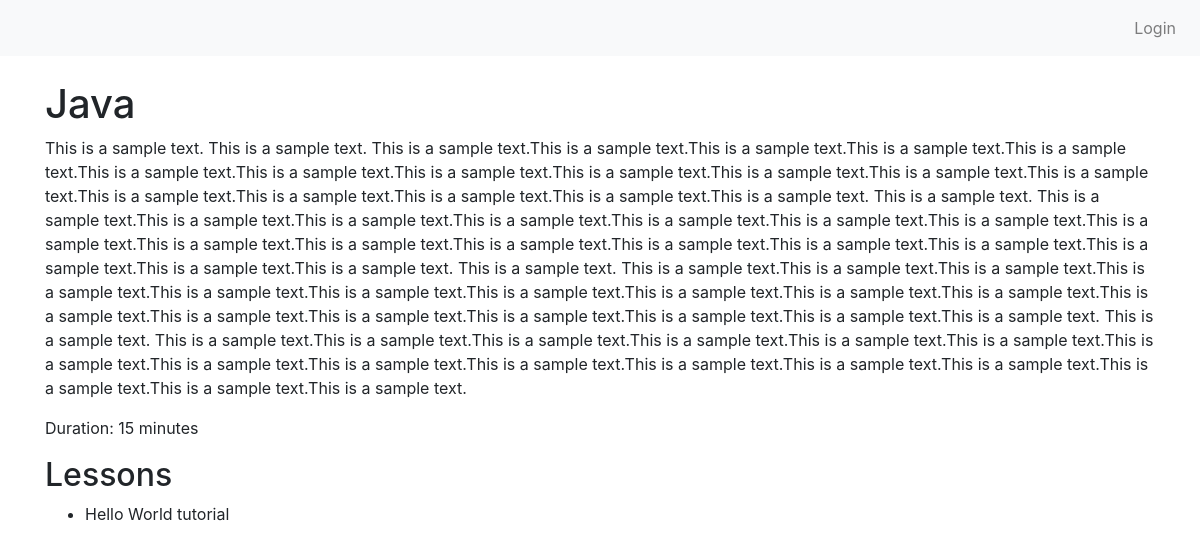
The app's page /users/course/2/ with its own data.
### learner/models.py (models this page shows, shortened)
class Course(models.Model):
    title = models.CharField(max_length=200)
    description = models.TextField()
    duration = models.IntegerField(help_text="Duration in minutes")

class Lesson(models.Model):
    course = models.ForeignKey(Course, on_delete=models.CASCADE, related_name="lessons")
    title = models.CharField(max_length=200)
    content = models.TextField()
    order = models.IntegerField()

### learner/views.py (the view)
# urls.py: path('course/<int:pk>/', views.CourseDetailView.as_view(), name='course-detail'),
class CourseDetailView(DetailView):
    model = Course
    template_name = 'courses/course_detail.html'
    context_object_name = 'course'

### learner/templates/courses/course_detail.html (shortened to what this page needs)
{% extends "courses/base.html" %}
{% block content %}
<h1>{{ course.title }}</h1>
<p>{{ course.description }}</p>
<p>Duration: {{ course.duration }} minutes</p>
<h2>Lessons</h2>
<ul>
  {% for lesson in course.lessons.all %}
    <li>{{ lesson.title }}</li>
  {% endfor %}
</ul>
{% endblock %}

### records on screen
Course: title "Java", description "This is a sample text. This is a sample text. This is a sample text.This is a sample text.This is a sample text.This is a sample text.This is a sample text.This is a sample text.This is a sample text.This is a sample text.This is a sample text.This is a sample text.This is a sample text.This is a sample text.This is a sample text.This is a sample text.This is a sample text.This is a sample text.This is a sample text. This is a sample text. This is a sample text.This is a sample text.This is a sample text.This is a sample text.This is a sample text.This is a sample text.This is a sample text.This is a sample text.This is a sample text.This is a sample text.This is a sample text.This is a…", duration "15"
Lesson: title "Hello World tutorial"
